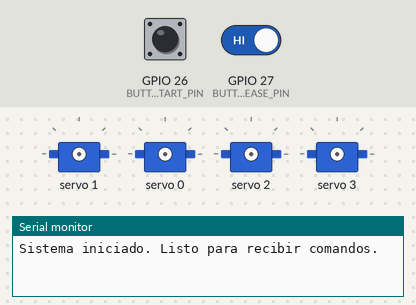
Bench run of a sketch on a simulated ESP32. On the bench: 4 × servo, the last lines printed to the serial monitor. The inputs (shaded band) are chosen by the test bench; at power-on: GPIO 26 (BUTTON_START_PIN) HIGH, GPIO 27 (BUTTON_RELEASE_PIN) HIGH.

Above: at 1.2 s.
1.3 s: GPIO 26 (BUTTON_START_PIN) pulled LOW for 0.15 s
At 3.45 s:
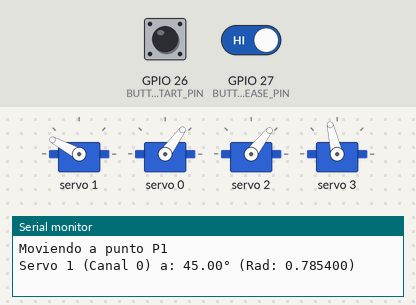
4.3 s: GPIO 26 (BUTTON_START_PIN) driven LOW and GPIO 27 (BUTTON_RELEASE_PIN) driven LOW
7.3 s: GPIO 26 (BUTTON_START_PIN) driven HIGH
At 8.7 s:
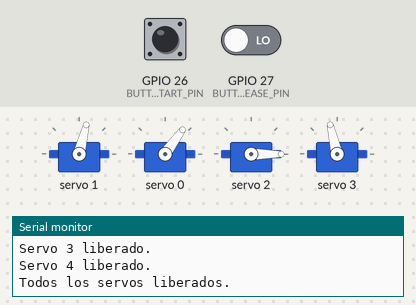
9.6 s: GPIO 26 (BUTTON_START_PIN) driven LOW
At 9.9 s:
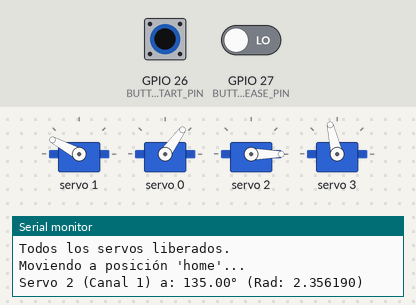
Timing chart, 0 to 13.6 s (numbered marks = the images above; inputs shaded):
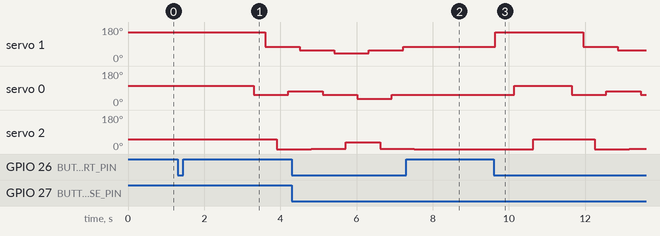

Measured:
- after the input at 1.3 s, servo 1: 152° → 76° after 2.3 s; servo 0: 103° → 54° after 2.0 s, → 74° 0.91 s later; servo 2: 52° → 0° after 2.6 s
- after the input at 7.3 s, servo 1: stays 76° (without the input it goes to 152° after 1.1 s); servo 0: stays 54° (without the input it goes to 103° after 1.6 s)
- after the input at 9.6 s, servo 1: 76° → 152° at once, → 76° 2.3 s later, → 58° 0.90 s later; servo 0: 54° → 103° after 0.54 s, → 54° 1.5 s later, → 74° 0.91 s later, → 54° 0.90 s later; servo 2: 0° → 52° after 1.0 s, → 0° 1.6 s later, → 1° 0.90 s later

The sketch:

PRUEBA_CI_CUADRADO.ino
```cpp
#include <Wire.h>
#include <Adafruit_PWMServoDriver.h>

Adafruit_PWMServoDriver pwm = Adafruit_PWMServoDriver();
#define SERVOMIN 120 // Valor mínimo del servo
#define SERVOMAX 540 // Valor máximo del servo

// Pines para botones
#define BUTTON_START_PIN 26 // Botón para iniciar movimientos
#define BUTTON_RELEASE_PIN 27 // Botón para liberar los servos
#define SDA_PIN 21            // Pin SDA del I2C
#define SCL_PIN 22            // Pin SCL del I2C

// Variables para los servos
int servoChannels[4] = {0, 1, 2, 3}; // Canales del PCA9685 para los servos

// Posición "home" (en radianes)
float homeRadians[4] = {1.5708, 2.35619, 0.785398, 1.5708};

// Secuencia proporcionada de ángulos (en radianes)
float trajectoryRadians[5][3] = {
    {0.7854, 1.1516, -2.2435},  // P1
    {1.1071, 0.8663, -1.6285},  // P2
    {0.7854, 0.5951, -1.0383},  // P3
    {0.4636, 0.8663, -1.6285},  // P4
    {0.7854, 1.1516, -2.2435}   // P1 (Regreso)
};

void setup() {
  Serial.begin(115200);
  Wire.begin(SDA_PIN, SCL_PIN); // Configurar pines I2C
  pwm.begin();
  pwm.setPWMFreq(50); // Frecuencia para servos

  pinMode(BUTTON_START_PIN, INPUT_PULLUP);
  pinMode(BUTTON_RELEASE_PIN, INPUT_PULLUP);

  Serial.println("Sistema iniciado. Listo para recibir comandos.");
}

void loop() {
  // Iniciar movimientos si se presiona el botón de inicio
  if (digitalRead(BUTTON_START_PIN) == LOW) {
    iniciarSecuencia();
    delay(300); // Debounce para evitar múltiples lecturas
  }

  // Liberar servos si se presiona el botón de liberar
  if (digitalRead(BUTTON_RELEASE_PIN) == LOW) {
    liberarServos();
    delay(300); // Debounce para evitar múltiples lecturas
  }
}

// Función para iniciar la secuencia completa
void iniciarSecuencia() {
  Serial.println("Moviendo a posición 'home'...");

  // Mover a posición "home" respetando el orden mecánico q2, q1, q3, q4
  moverServo(1, homeRadians[1]); // q2: Servo 2
  delay(500);
  moverServo(0, homeRadians[0]); // q1: Servo 1
  delay(500);
  moverServo(2, homeRadians[2]); // q3: Servo 3
  delay(500);
  moverServo(3, homeRadians[3]); // q4: Servo 4
  delay(500);

  Serial.println("Posición 'home' alcanzada. Iniciando secuencia...");

  // Recorrer la trayectoria proporcionada con el orden q1, q2, q3, q4
  for (int i = 0; i < 5; i++) {
    Serial.print("Moviendo a punto P");
    Serial.println(i + 1);

    // Mover a los valores de cada punto respetando el orden q1, q2, q3, q4
    moverServo(0, trajectoryRadians[i][0]); // q1: Servo 1
    delay(300);
    moverServo(1, trajectoryRadians[i][1]); // q2: Servo 2
    delay(300);
    moverServo(2, trajectoryRadians[i][2]); // q3: Servo 3
    delay(300);
  }

  Serial.println("Secuencia completada.");
}

// Función para mover un servo a un ángulo específico en radianes
void moverServo(int servoIndex, float angleRad) {
  // Convertir radianes a grados
  float angleDeg = angleRad * (180.0 / 3.14159265359);

  // Ajustar ángulo a rango positivo alrededor de 90°
  if (angleDeg < 0) {
    angleDeg = 90 + angleDeg; // Cambiado: Ahora suma el valor negativo correctamente
    if (angleDeg > 180) angleDeg = 180; // Limitar al máximo de 180°
  }

  // Mapear el ángulo al pulso del servo
  int pulseLength = map(angleDeg, 0, 180, SERVOMIN, SERVOMAX);
  pwm.setPWM(servoChannels[servoIndex], 0, pulseLength);

  // Depuración detallada
  Serial.print("Servo ");
  Serial.print(servoIndex + 1);
  Serial.print(" (Canal ");
  Serial.print(servoChannels[servoIndex]);
  Serial.print(") a: ");
  Serial.print(angleDeg);
  Serial.print("° (Rad: ");
  Serial.print(angleRad, 6);
  Serial.println(")");
}

// Función para liberar los servos
void liberarServos() {
  for (int i = 0; i < 4; i++) {
    pwm.setPWM(servoChannels[i], 0, 0); // Apagar el canal del servo
    Serial.print("Servo ");
    Serial.print(i + 1);
    Serial.println(" liberado.");
  }
  Serial.println("Todos los servos liberados.");
}
```
